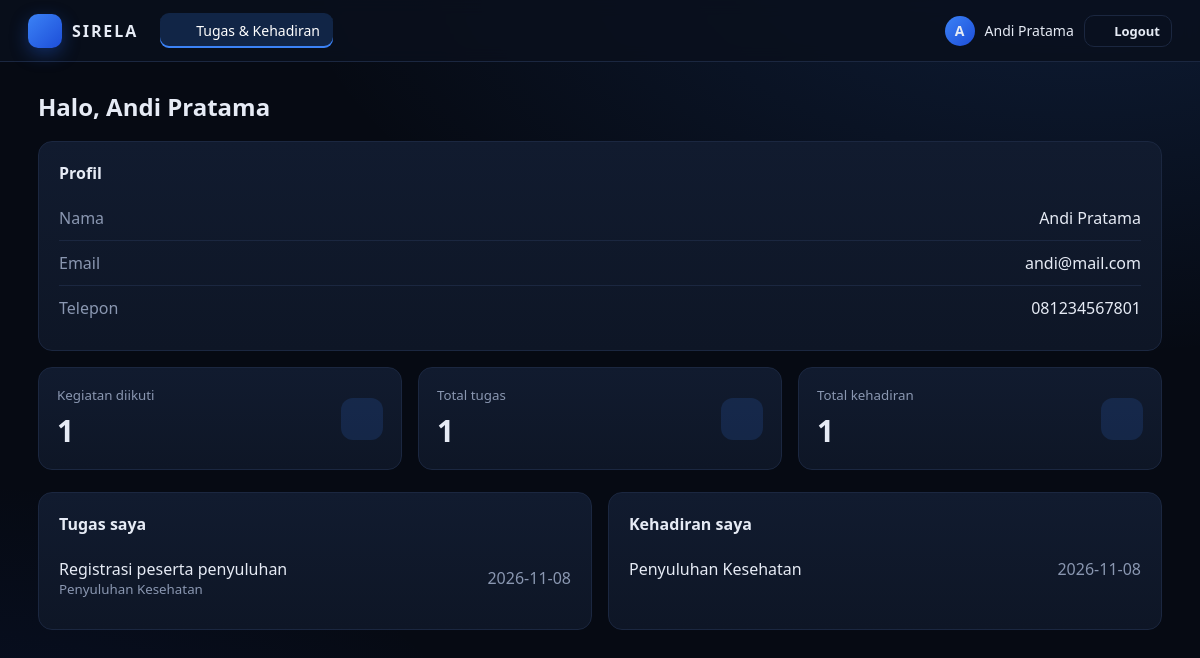
Page /frontend/saya.php (signed in) on the committed database.
### tables this page shows
CREATE TABLE relawan(id INT AUTO_INCREMENT PRIMARY KEY, nama VARCHAR(100) NOT NULL, email VARCHAR(100), telepon VARCHAR(20), alamat TEXT);

CREATE TABLE tugas(id INT AUTO_INCREMENT PRIMARY KEY, kegiatan_id INT NOT NULL, relawan_id INT NOT NULL, judul VARCHAR(150) NOT NULL, tenggat DATE,
 FOREIGN KEY(relawan_id) REFERENCES relawan(id) ON DELETE CASCADE, FOREIGN KEY(kegiatan_id) REFERENCES kegiatan(id) ON DELETE CASCADE);

CREATE TABLE kegiatan(id INT AUTO_INCREMENT PRIMARY KEY, nama VARCHAR(150) NOT NULL, lokasi VARCHAR(150), tanggal DATE, kuota INT DEFAULT 0, deskripsi TEXT);

CREATE TABLE kehadiran(id INT AUTO_INCREMENT PRIMARY KEY, relawan_id INT NOT NULL, kegiatan_id INT NOT NULL, tanggal DATE,
 FOREIGN KEY(relawan_id) REFERENCES relawan(id) ON DELETE CASCADE, FOREIGN KEY(kegiatan_id) REFERENCES kegiatan(id) ON DELETE CASCADE);

### frontend/saya.php (the view, shortened to what this page needs)
<?php require '../config/database.php';
$id = (int)$_SESSION['user']['relawan_id'];
$q = fn($sql) => (function($sql, $id){ global $pdo; $s = $pdo->prepare($sql); $s->execute([$id]); return $s; })($sql, $id);
$r  = $q('SELECT * FROM relawan WHERE id=?')->fetch();
$tg = $q('SELECT t.judul, t.tenggat, k.nama kegiatan FROM tugas t JOIN kegiatan k ON k.id=t.kegiatan_id WHERE t.relawan_id=? ORDER BY t.id DESC')->fetchAll();
$kh = $q('SELECT h.tanggal, k.nama kegiatan FROM kehadiran h JOIN kegiatan k ON k.id=h.kegiatan_id WHERE h.relawan_id=? ORDER BY h.tanggal DESC')->fetchAll();
$jp = $q('SELECT COUNT(*) FROM pendaftaran WHERE relawan_id=?')->fetchColumn();
head('Halo, ' . ($r['nama'] ?? $_SESSION['user']['nama'])); ?>
<div class="panel" style="margin-bottom:16px"><h3>Profil</h3>
  <div class="row"><span class="mut">Nama</span><span><?= e($r['nama']) ?></span></div>
  <div class="row"><span class="mut">Email</span><span><?= e($r['email']) ?></span></div>
  <div class="row"><span class="mut">Telepon</span><span><?= e($r['telepon']) ?></span></div></div>
<div class="cards">
  <div class="stat"><div><small>Kegiatan diikuti</small><b><?= $jp ?></b></div><span class="si"><?= ic('file', 20) ?></span></div>
  <div class="stat"><div><small>Total tugas</small><b><?= count($tg) ?></b></div><span class="si"><?= ic('check', 20) ?></span></div>
  <div class="stat"><div><small>Total kehadiran</small><b><?= count($kh) ?></b></div><span class="si"><?= ic('clock', 20) ?></span></div></div>
<div class="two">
  <div class="panel"><h3>Tugas saya</h3>
    <?php foreach ($tg as $t): ?><div class="row"><div><?= e($t['judul']) ?><small><?= e($t['kegiatan']) ?></small></div><span class="mut"><?= e($t['tenggat']) ?></span></div><?php endforeach; ?>
    <?php if (!$tg) echo '<p class="mut">Belum ada tugas.</p>'; ?></div>
  <div class="panel"><h3>Kehadiran saya</h3>
    <?php foreach ($kh as $h): ?><div class="row"><div><?= e($h['kegiatan']) ?></div><span class="mut"><?= e($h['tanggal']) ?></span></div><?php endforeach; ?>
    <?php if (!$kh) echo '<p class="mut">Belum ada data kehadiran.</p>'; ?></div>
</div>
<?php foot();

### config/database.php (shortened to what this page needs)
<?php
function e($v) {
    return htmlspecialchars((string)$v, ENT_QUOTES, 'UTF-8');
}
function ic($n, $s = 18) {
    $p = [
        'home' => '<path d="M3 9l9-7 9 7v11a2 2 0 0 1-2 2H5a2 2 0 0 1-2-2z"/><path d="M9 22V12h6v10"/>',
        'users' => '<path d="M17 21v-2a4 4 0 0 0-4-4H5a4 4 0 0 0-4 4v2"/><circle cx="9" cy="7" r="4"/><path d="M23 21v-2a4 4 0 0 0-3-3.87M16 3.13a4 4 0 0 1 0 7.75"/>',
        'calendar' => '<rect x="3" y="4" width="18" height="18" rx="2"/><path d="M16 2v4M8 2v4M3 10h18"/>',
        'file' => '<path d="M14 2H6a2 2 0 0 0-2 2v16a2 2 0 0 0 2 2h12a2 2 0 0 0 2-2V8z"/><path d="M14 2v6h6M16 13H8M16 17H8"/>',
        'check' => '<path d="M9 11l3 3L22 4"/><path d="M21 12v7a2 2 0 0 1-2 2H5a2 2 0 0 1-2-2V5a2 2 0 0 1 2-2h11"/>',
        'clock' => '<circle cx="12" cy="12" r="10"/><path d="M12 6v6l4 2"/>',
        'chart' => '<path d="M18 20V10M12 20V4M6 20v-6"/>',
        'out' => '<path d="M9 21H5a2 2 0 0 1-2-2V5a2 2 0 0 1 2-2h4M16 17l5-5-5-5M21 12H9"/>',
        'heart' => '<path d="M20.8 4.6a5.5 5.5 0 0 0-7.8 0L12 5.7l-1-1.1a5.5 5.5 0 0 0-7.8 7.8l1 1.1L12 21l7.8-7.5 1-1.1a5.5 5.5 0 0 0 0-7.8z"/>'
    ];
    return '<svg width="' . $s . '" height="' . $s . '" viewBox="0 0 24 24" fill="none" stroke="currentColor" stroke-width="2" stroke-linecap="round" stroke-linejoin="round">' . $p[$n] . '</svg>';
}
function head($title) {
    $u = $_SESSION['user'] ?? [];
    $adm = ($u['role'] ?? '') === 'admin';
    $menu = $adm
        ? [
            ['dashboard.php', 'Dashboard', 'home'],
            ['relawan.php', 'Relawan', 'users'],
            ['kegiatan.php', 'Kegiatan', 'calendar'],
            ['pendaftaran.php', 'Pendaftaran', 'file'],
            ['tugas.php', 'Tugas', 'check'],
            ['kehadiran.php', 'Kehadiran', 'clock'],
            ['laporan.php', 'Laporan', 'chart']
        ]
        : [
            ['saya.php', 'Tugas &amp; Kehadiran', 'check']
        ];
    $now = basename($_SERVER['PHP_SELF']);
    echo '<!DOCTYPE html>
    <html lang="id">
    <head>
        <meta charset="utf-8">
        <meta name="viewport" content="width=device-width,initial-scale=1">
        <title>' . e($title) . ' - Sistem Relawan</title>
        <link rel="stylesheet" href="../assets/css/style.css">
    </head>
    <body>
    <header class="top">
    <a class="brand" href="' . $menu[0][0] . '">
        <span class="logo">' . ic('heart', 19) . '</span>
        <b>SIRELA</b>
    </a>
    <nav>';
    foreach ($menu as $m) {
        echo '<a href="' . $m[0] . '" class="' . ($now == $m[0] ? 'on' : '') . '">'
            . ic($m[2], 16) . $m[1] . '</a>';
    }
    echo '</nav>
    <div class="who">
        <span class="av">' . e(mb_substr($u['nama'] ?? 'U', 0, 1)) . '</span>
        <span class="nm">' . e($u['nama'] ?? '') . '</span>
        <button class="btn y s" id="lo" data-href="../backend/logout.php">'
            . ic('out', 15) . ' Logout
        </button>
    </div>
    </header>
    <main>
    <h1>' . e($title) . '</h1>';
}
function foot() {
    echo '</main>
    <script src="../assets/js/script.js"></script>
    </body>
    </html>';
}

### assets/assets/css/style.css (style rules this page uses)
:root { --bg:#060a13;--bg2:#0a101d;--card:#0e1626;--line:#1b2740;--tx:#e6ebf5;--mut:#8a97b1;--b:#3b82f6;--b2:#1d4ed8 }
* { box-sizing:border-box }
body { margin:0;font-family:'Segoe UI',system-ui,sans-serif;color:var(--tx);min-height:100vh; background:radial-gradient(800px 420px at 90% -8%,rgba(59,130,246,.16),transparent),radial-gradient(600px 400px at -5% 110%,rgba(29,78,216,.12),transparent),var(--bg) }
a { color:#7ab0ff }
svg { vertical-align:-3px }
.top { display:flex;align-items:center;gap:22px;padding:0 28px;height:62px;background:rgba(10,16,29,.85);backdrop-filter:blur(8px);border-bottom:1px solid var(--line);position:sticky;top:0;z-index:5 }
.brand { display:flex;align-items:center;gap:10px;color:var(--tx);text-decoration:none;letter-spacing:.12em;flex-shrink:0 }
.logo { width:34px;height:34px;border-radius:10px;display:grid;place-items:center;background:linear-gradient(135deg,var(--b),var(--b2));box-shadow:0 6px 18px rgba(37,99,235,.35);color:#fff }
.top nav { display:flex;gap:4px;flex:1;overflow-x:auto;scrollbar-width:none }
.top nav a { display:flex;align-items:center;gap:7px;color:var(--mut);text-decoration:none;padding:8px 13px;border-radius:9px;font-size:14px;white-space:nowrap;transition:.15s }
.top nav a.on { color:#fff;background:rgba(59,130,246,.2);box-shadow:inset 0 -2px 0 var(--b) }
.who { display:flex;align-items:center;gap:10px;font-size:14px;margin-left:auto;flex-shrink:0 }
.av { width:30px;height:30px;border-radius:50%;display:grid;place-items:center;background:linear-gradient(135deg,var(--b),var(--b2));font-weight:600 }
main { max-width:1180px;margin:0 auto;padding:28px }
h1 { margin:0 0 18px;font-size:24px;font-weight:600 }
.cards { display:grid;grid-template-columns:repeat(auto-fit,minmax(170px,1fr));gap:16px;margin-bottom:22px }
.stat,.panel,.wrap { background:linear-gradient(180deg,#111b2f,var(--card));border:1px solid var(--line);border-radius:14px }
.stat { padding:18px;display:flex;justify-content:space-between;align-items:center }
.stat small { color:var(--mut);display:block;margin-bottom:6px }
.stat b { font-size:30px }
.si { width:42px;height:42px;border-radius:12px;display:grid;place-items:center;background:rgba(59,130,246,.15);color:#7ab0ff }
.two { display:grid;grid-template-columns:repeat(auto-fit,minmax(320px,1fr));gap:16px }
.panel { padding:20px }
.panel h3 { margin:0 0 12px;font-size:16px }
.row { display:flex;justify-content:space-between;align-items:center;gap:10px;padding:11px 0;border-bottom:1px solid var(--line) }
.row:last-child { border:0 }
.row small { display:block;color:var(--mut) }
.mut { color:var(--mut) }
::placeholder { color:#55627c }
.btn { display:inline-block;background:linear-gradient(180deg,var(--b),var(--b2));color:#fff;border:1px solid transparent;padding:10px 16px;border-radius:10px;cursor:pointer;font:inherit;font-weight:600;text-decoration:none;transition:.15s }
.btn.y { background:transparent;border-color:var(--line);color:var(--tx) }
.btn.s { padding:6px 11px;font-size:13px }

### rows in the picture
relawan: nama "A", nama "Andi Pratama", email "andi@mail.com", telepon "081234567801"
tugas: judul "Registrasi peserta penyuluhan", kegiatan.nama "Penyuluhan Kesehatan", tenggat "2026-11-08"
kehadiran: kegiatan.nama "Penyuluhan Kesehatan", tanggal "2026-11-08"

### other values in the picture
$m[1] "Tugas & Kehadiran"
$title "Halo, Andi Pratama"
$jp "1"
count($tg) "1"
count($kh) "1"
